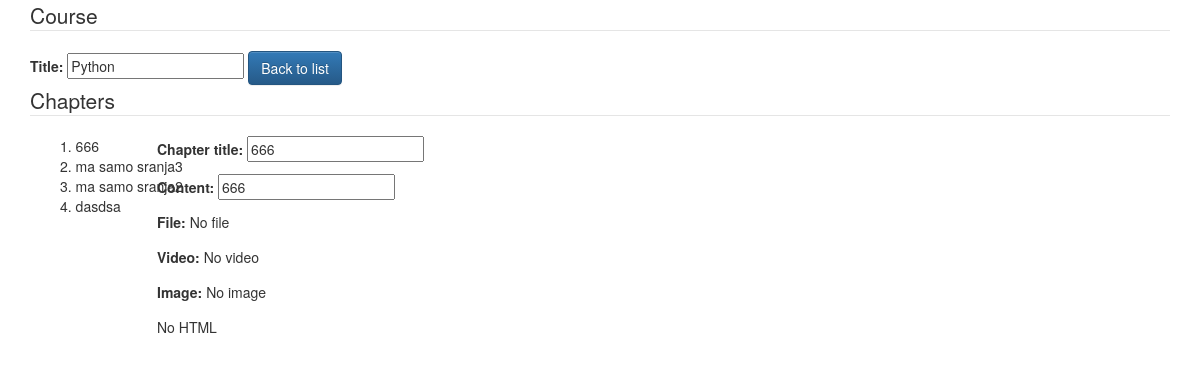
The page /course/course/1/ on the database its author committed.
### course/models.py (models this page shows, shortened)
class Course(models.Model):
	user = models.ForeignKey(settings.AUTH_USER_MODEL, blank=True, null=True)
	title = models.CharField(max_length=255,)
	class Meta:
		permissions = (
			('can_view', 'Can View'),
			('can_modify', 'Can Modify'),
			('can_create', 'Can Create'),
			('can_delete', 'Can Delete'),
			('can_list', 'Can See List'),
			)

class CourseChapter(models.Model):
	subtitle = models.CharField(max_length=255,)
	content = models.CharField(max_length=255,)
	course = models.ForeignKey(Course, blank=True)#, on_delete=models.CASCADE, related_name="course_chapters"#)
	upload = models.FileField(upload_to=upload_location, blank=True)
	video = EmbedVideoField(blank=True)
	image = models.ImageField(upload_to=upload_location, blank=True)
	html = RichTextField(blank=True,)

### course/views.py (the view)
# urls.py: url(r'^course/(?P<pk>\d+)/$', course.views.DetailCourseView.as_view(),
class DetailCourseView(DetailView):
	model = Course
	template_name = 'course/course_view.html'
	def get_context_data(self, **kwargs):
		context = super(DetailCourseView, self).get_context_data(**kwargs)
		context['course_form'] = CourseForm
		context['chapter_form'] = CourseChapterForm
		context['chapters'] = CourseChapter.objects.filter(course_id=self.get_object().id)
		return  context

### templates/course/course_view.html (shortened to what this page needs)
{% extends "base.html" %}
{% load embed_video_tags %}
{% block content %}
<legend>Course</legend>
<div id="course">
	<label for="id_title">Title:</label>
	<input id="id_title" maxlength="255" name="title" type="text" value="{{course.title}}">
<a class="btn btn-primary" href="{% url "courses-list" %}">Back to list</a>
</div>
<legend>Chapters</legend>
<div id="chapter_wrapper" class="col-xs-12 col-md-12">
{% for chapter in chapters %}
	<div id="chapter_nav-{{ forloop.counter }}" class="chapter_nav col-xs-3 col-md-3">{{ forloop.counter }}. {{chapter.subtitle}} </div>
	<div id="chapter-{{ forloop.counter }}" class="chapters_view col-xs-9 col-md-9" style="display:none;">
		<p><label for="id_subtitle">Chapter title:</label>
		<input id="id_subtitle" maxlength="255" name="subtitle" type="text" value="{{chapter.subtitle}} "></p>
		<p><label for="id_content">Content:</label>
		<input id="id_content" maxlength="255" name="content" type="text" value="{{chapter.content}} "></p>
		<p><label for="id_upload">File:</label>
		{% if chapter.upload %}
			<a href="/media/{{chapter.upload}}">view</a>
      	{% else %}
        	No file
      	{% endif %}
      	</p>
      	<p>
      	<label for="id_video">Video:</label>
      	{% if chapter.video %}
			{% video chapter.video 'small' %}
		{% else %}
		No video
		{% endif %}
		</p>
		<p>
      <label for="id_image">Image:</label>
      {% if chapter.image %}
      	<img src="{{chapter.image.url}}">
      {% else %}
      No image
      {% endif %}
    	</p>
    {% if chapter.html %}
    	<p><label for="id_html">HTML:</label>
      {{chapter.html|safe}}
      </p>
      {% else %}
      No HTML
      {% endif %}
	</div>
	<br>
{% endfor %}
</div>
{% endblock content %}

### static/css/base.css (style rules this page uses)
.chapters_view { position: absolute; left: 8em; top: 0em; }
#chapter_wrapper { display: inline-block; width: 100% }

### rows shown on the page
Course: title "Python"
CourseChapter: subtitle "666", content "666", upload "No file", video "No video", image "No image", html "No HTML"
CourseChapter: subtitle "ma samo sranja3"
CourseChapter: subtitle "ma samo sranja2"
CourseChapter: subtitle "dasdsa"
